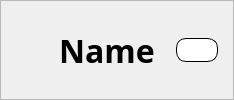
                                       <widget class="QFrame" name="pnt_name_icon_frame">
                                        <property name="frameShape">
                                         <enum>QFrame::StyledPanel</enum>
                                        </property>
                                        <property name="frameShadow">
                                         <enum>QFrame::Raised</enum>
                                        </property>
                                        <layout class="QHBoxLayout" name="horizontalLayout_49" stretch="1,10,1">
                                         <property name="spacing">
                                          <number>21</number>
                                         </property>
                                         <property name="leftMargin">
                                          <number>30</number>
                                         </property>
                                         <property name="topMargin">
                                          <number>0</number>
                                         </property>
                                         <property name="rightMargin">
                                          <number>15</number>
                                         </property>
                                         <property name="bottomMargin">
                                          <number>0</number>
                                         </property>
                                         <item>
                                          <widget class="QLabel" name="pnt_plan_icon_label">
                                           <property name="maximumSize">
                                            <size>
                                             <width>60</width>
                                             <height>60</height>
                                            </size>
                                           </property>
                                           <property name="text">
                                            <string/>
                                           </property>
                                           <property name="pixmap">
                                            <pixmap>Icon/user_circle.png</pixmap>
                                           </property>
                                           <property name="scaledContents">
                                            <bool>true</bool>
                                           </property>
                                          </widget>
                                         </item>
                                         <item>
                                          <widget class="QLabel" name="pnt_plan_name_label">
                                           <property name="font">
                                            <font>
                                             <family>Segoe UI Semibold</family>
                                             <pointsize>24</pointsize>
                                             <weight>75</weight>
                                             <bold>true</bold>
                                            </font>
                                           </property>
                                           <property name="text">
                                            <string>Name</string>
                                           </property>
                                          </widget>
                                         </item>
                                         <item>
                                          <widget class="QPushButton" name="pnt_view_back_button">
                                           <property name="cursor">
                                            <cursorShape>PointingHandCursor</cursorShape>
                                           </property>
                                           <property name="styleSheet">
                                            <string notr="true">background-color: rgb(255, 255, 255);;
border-style: outset;
border-width: 1px;
border-radius: 10px;
border-color: black;
padding: 4px;
</string>
                                           </property>
                                           <property name="text">
                                            <string/>
                                           </property>
                                           <property name="icon">
                                            <iconset>
                                             <normaloff>Icon/arrow-left-circle.svg</normaloff>Icon/arrow-left-circle.svg</iconset>
                                           </property>
                                           <property name="iconSize">
                                            <size>
                                             <width>40</width>
                                             <height>40</height>
                                            </size>
                                           </property>
                                          </widget>
                                         </item>
                                        </layout>
                                       </widget>
